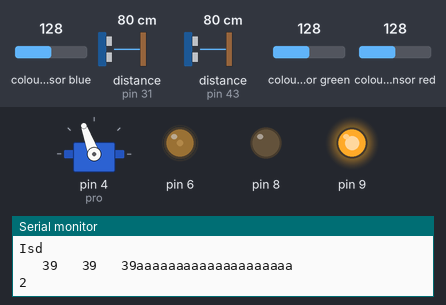
Simulated run of this sketch. Board: Arduino Mega 2560, built with avr-gcc and run on an emulated ATmega2560. On the bench: servo, output pins drawn as LEDs (lit = HIGH), the last lines printed to the serial monitor. Wiring (inferred from the names in the program): TCS3200 colour sensor: output pin 26; S2 pin 23; S3 pin 22; S0 pin 24; S1 pin 25. The inputs (shaded band) are chosen by the test bench; at power-on: colour sensor blue 128, distance to the obstacle (sensors on pin 31, pin 43) 80 cm, colour sensor green 128, colour sensor red 128. The echo pulse lasts 58.3 µs per cm; pins used as bus, display or sensor lines are not drawn.

Above: at 0.1 s.
At 39.8 s:
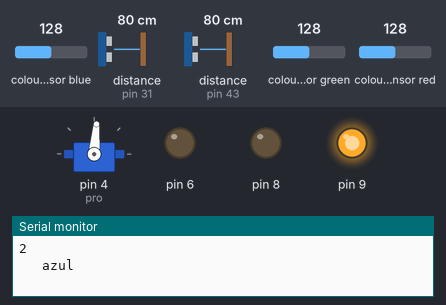
Timing chart, 0 to 40.0 s (numbered marks = the images above):
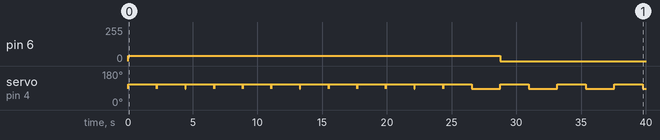

The sketch:

RETO1SUPERFACIL.ino
```cpp
// Declaración de Librerias
#include <Servo.h>
#include "Adafruit_TCS34725.h"
Adafruit_TCS34725 tcs =
Adafruit_TCS34725(TCS34725_INTEGRATIONTIME_50MS, TCS34725_GAIN_1X);
#include <NewPing.h>

//ultrasonido 1
#define TRIGGER_sensor_1  30
#define ECO_sensor_1  31

//ultrasonido 2
#define TRIGGER_sensor_2  11
#define ECO_sensor_2  12

//ultrasonido 3
#define TRIGGER_sensor_3 42
#define ECO_sensor_3  43

// maxima distancia que puede detectar el ultrasonido
#define MAX_DISTANCE 1000000000

//Declaracion de los sensores ultrasonidos (libreria NewPing.h)
NewPing sensor_1 (TRIGGER_sensor_1, ECO_sensor_1, MAX_DISTANCE);
NewPing sensor_2 (TRIGGER_sensor_2, ECO_sensor_2, MAX_DISTANCE);
NewPing sensor_3 (TRIGGER_sensor_3, ECO_sensor_3, MAX_DISTANCE);

Servo pro;
const int s0 = 24;
const int s1 = 25;
const int s2 = 23;
const int s3 = 22;
const int out = 26;
int total=0;
int rojo=0;
int verde=0;
int azul=0;
int clear=0;
int k = 0;
int j = 0;
int b;
int X;
int d = 0; // Distancia ultrasonido izquierdo
int a = 0;
int giro = 0 ;
int rec= 85; // Valor del servo para avanzar dececho
int da=16; // Distancia ultrasonido derecho
int t; // ultrasonido tiempo de rebote izquierdo
int te; // ultrasonido tiempo de rebote derecho
int vel= 41; // velocidad
int gi=vel; // velocidad de giro
int red = 0;
int green = 0;
int colort = 0;
int ultrat = 0;
int vcono = vel;
int td;
int dd;
int ti;
int di;

void setup()
{
  pinMode(0, OUTPUT);
  pinMode(1, OUTPUT);
  pinMode(2, INPUT);
  pinMode(3, INPUT);
  pinMode(5, INPUT);
  pinMode(6, OUTPUT);
  pinMode(8, OUTPUT);
  pinMode(9, OUTPUT);
  pinMode(10, OUTPUT);// Trigger
  pinMode(11, INPUT);  //cho
  pinMode(12, INPUT); //Trigger
  pinMode(13, OUTPUT);  //Echo
  pinMode(22, OUTPUT);
  pinMode(23, OUTPUT);
  pinMode(24, OUTPUT);
  pinMode(25, OUTPUT);
  pinMode(26, INPUT);
  pinMode(36, INPUT_PULLUP);
  pinMode(53,INPUT);
  pinMode(52,INPUT);
  pinMode(30,OUTPUT); //trigger derecho
  pinMode(31,INPUT); //eco derecho
  pinMode(42,OUTPUT);//trigger izquierdo
  pinMode(43,INPUT);//eco izquierdo
  pro.attach(4);  // Pin de conwtrol del servo
  digitalWrite(22,HIGH);
  Serial.begin(9600);


a=0;
  digitalWrite(s0,HIGH);
  digitalWrite(s1,HIGH);
  pro.write(rec);
  digitalWrite(9,HIGH);
  analogWrite(6,vel);
  Serial.println("Isd");
 delay(20);
}


void loop() {
  color();
  Serial.print("   ");
  Serial.print(rojo, DEC);
  Serial.print("   ");
  Serial.print(verde, DEC);
  Serial.print("   ");
  Serial.print(azul, DEC);
total=rojo + verde + azul;
  if ((total> 14&& rojo>=6)&& (a==0)||(total> 14&& rojo>6)&&(a==2))
  {
    a=2;
   Serial.println("aaaaaaaaaaaaaaaaaaaa");
   Serial.println(a);
    giro++;
pro.write(110);
delay(2200);
pro.write(rec);

   Serial.println("   azul");
  }
  if ((total>14&& rojo<=5)&&(a==0)||(total>14&& rojo<=5)&&(a==1))
  {
    a=1;
    giro++;
pro.write(50);
delay(2200);
pro.write(rec);
   Serial.println("   Rojo");
  }

  else{
  Serial.println("  ");
  }
  delay(10);


// Si detecta un ultrasonido=
di= sensor_1.ping_cm();

 if ((di<25)&&(di>0)){
  pro.write(50);
  delay(250);
  pro.write(110);
  delay(100);
  pro.write(rec);
  delay(100);
  X=0;
  ultrat=0;
  analogWrite(6,vel);

  }


  dd= sensor_3.ping_cm();


   if ((dd<15)&&(dd>0)){
  pro.write(110);
  delay(350);

  pro.write(rec);
  delay(100);
    X=0;
  ultrat=0;
  analogWrite(6,vel);

  }


// iniciar contador
 if(X==1){
X=2;
 }
 if(X==2){
ultrat++;
X=2;
j=3;
 }

// reiniciar el contador
 if(ultrat>15){
X=0;
ultrat= 0;
pro.write(rec);
analogWrite(6,vel);
delay(500);
 }
  //detectar 3 vueltas y detenerse
if(giro>11){
  delay(2200);
  digitalWrite(8,LOW);
   analogWrite(6,0);
}
}


void color()
{
  digitalWrite(s2, LOW);
  digitalWrite(s3, LOW);

  rojo = pulseIn(out, digitalRead(out) == HIGH ? LOW : HIGH);
  digitalWrite(s3, HIGH);
  azul = pulseIn(out, digitalRead(out) == HIGH ? LOW : HIGH);
  digitalWrite(s2, HIGH);
   digitalWrite(s3, LOW);
   clear = pulseIn(out, digitalRead(out) == HIGH ? LOW : HIGH);
     digitalWrite(s3, HIGH);
  verde = pulseIn(out, digitalRead(out) == HIGH ? LOW : HIGH);

}
```

Measured:
- by itself, pin 6: 41/255 → 0/255 at 28.8 s
- by itself, servo on pin 4 (pro): goes 11 × (110° 2.2 s, 85° 0.01 s), 3 × (110° 2.2 s, 85° 2.2 s), 110° 2.2 s, then 85°
